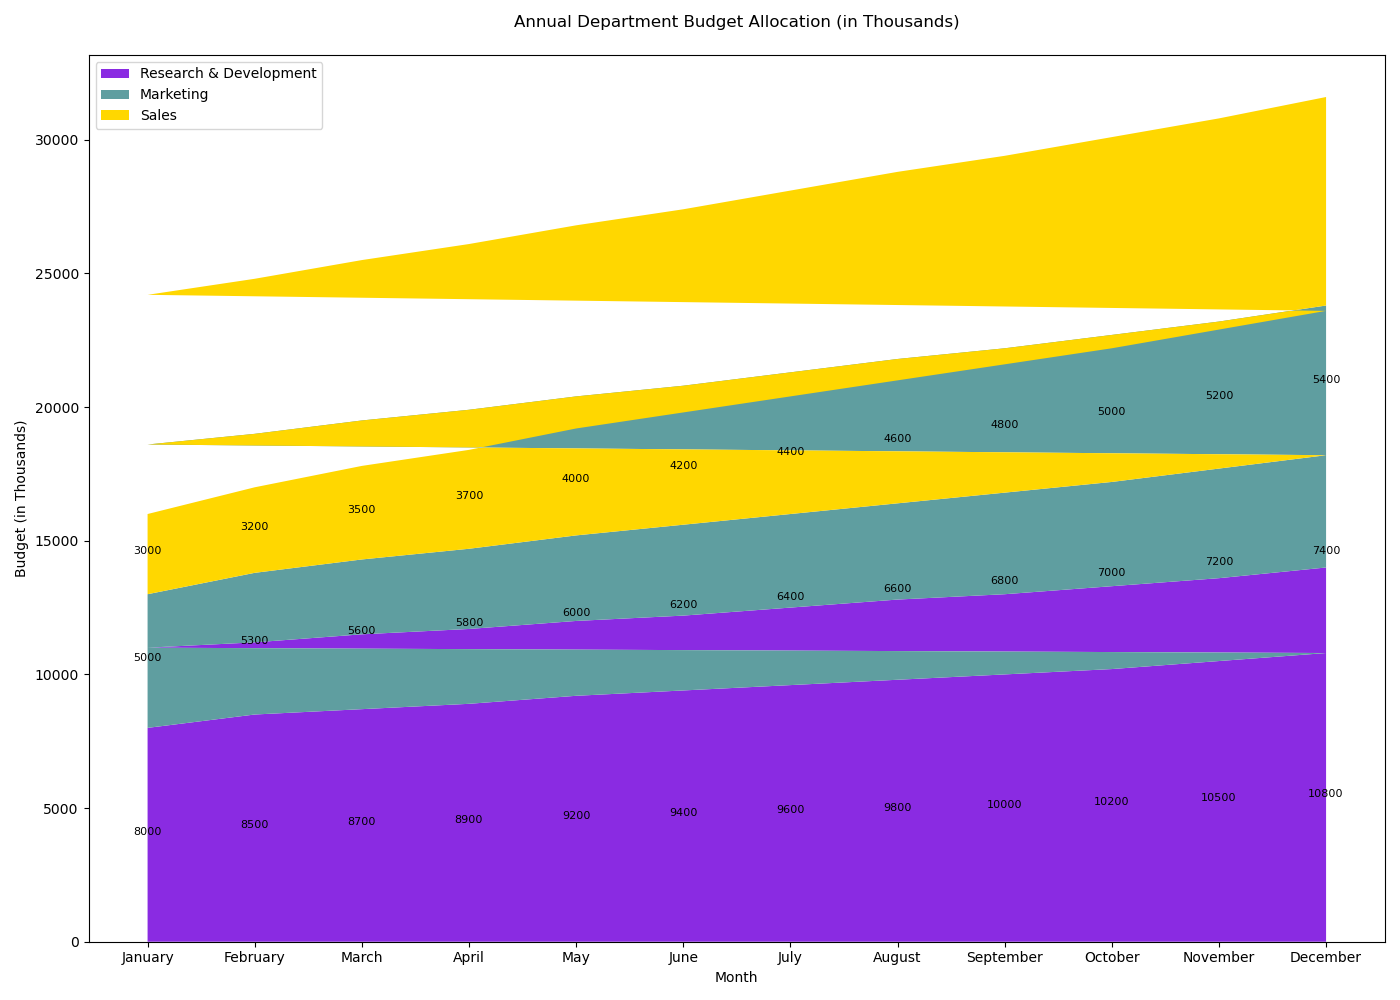

Write Python code to recreate this figure.

import matplotlib.pyplot as plt
import pandas as pd
from io import StringIO

data_str = """Month,Research & Development,Marketing,Sales
January,8000,5000,3000
February,8500,5300,3200
March,8700,5600,3500
April,8900,5800,3700
May,9200,6000,4000
June,9400,6200,4200
July,9600,6400,4400
August,9800,6600,4600
September,10000,6800,4800
October,10200,7000,5000
November,10500,7200,5200
December,10800,7400,5400
January,11000,7600,5600
February,11200,7800,5800
March,11500,8000,6000
April,11700,8200,6200
May,12000,8400,6400
June,12200,8600,6600
July,12500,8800,6800
August,12800,9000,7000
September,13000,9200,7200
October,13300,9400,7400
November,13600,9600,7600
December,14000,9800,7800"""

data = pd.read_csv(StringIO(data_str), index_col='Month')

x = data.index
y = [data['Research & Development'], data['Marketing'], data['Sales']]

fig, ax = plt.subplots(figsize=(14, 10))

ax.stackplot(x, y, labels=['Research & Development', 'Marketing', 'Sales'], colors=['#8A2BE2', '#5F9EA0', '#FFD700'])

ax.set_title('Annual Department Budget Allocation (in Thousands)', pad=20)
ax.set_xlabel('Month')
ax.set_ylabel('Budget (in Thousands)')
ax.legend(loc='upper left')

for i, (month, values) in enumerate(data.iterrows()):
    ax.annotate(f"{values['Research & Development']}", xy=(i, values['Research & Development']/2), ha='center', fontsize=8)
    ax.annotate(f"{values['Marketing']}", xy=(i, values['Research & Development']+values['Marketing']/2), ha='center', fontsize=8)
    ax.annotate(f"{values['Sales']}", xy=(i, values['Research & Development']+values['Marketing']+values['Sales']/2), ha='center', fontsize=8)

plt.tight_layout()
plt.show()
